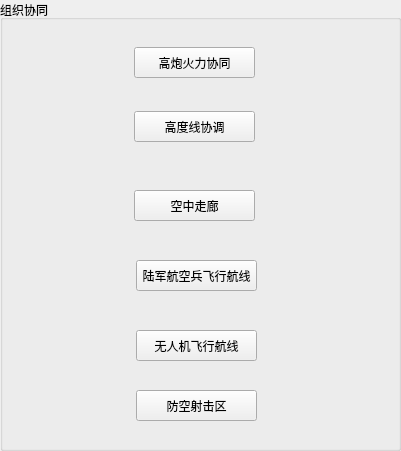
  <widget class="QGroupBox" name="groupBox_9">
   <property name="geometry">
    <rect>
     <x>1050</x>
     <y>360</y>
     <width>401</width>
     <height>451</height>
    </rect>
   </property>
   <property name="title">
    <string>组织协同</string>
   </property>
   <widget class="QComboBox" name="comboBox_21">
    <property name="geometry">
     <rect>
      <x>420</x>
      <y>20</y>
      <width>41</width>
      <height>31</height>
     </rect>
    </property>
    <item>
     <property name="text">
      <string>旅</string>
     </property>
    </item>
    <item>
     <property name="text">
      <string>师</string>
     </property>
    </item>
    <item>
     <property name="text">
      <string>团</string>
     </property>
    </item>
    <item>
     <property name="text">
      <string>营</string>
     </property>
    </item>
   </widget>
   <widget class="QLabel" name="label_60">
    <property name="geometry">
     <rect>
      <x>21</x>
      <y>30</y>
      <width>361</width>
      <height>61</height>
     </rect>
    </property>
    <property name="text">
     <string/>
    </property>
    <property name="pixmap">
     <pixmap>高炮火力协同示意图.PNG</pixmap>
    </property>
    <property name="scaledContents">
     <bool>true</bool>
    </property>
   </widget>
   <widget class="QLabel" name="label_61">
    <property name="geometry">
     <rect>
      <x>21</x>
      <y>100</y>
      <width>361</width>
      <height>61</height>
     </rect>
    </property>
    <property name="text">
     <string/>
    </property>
    <property name="pixmap">
     <pixmap>高度线协调示意图.PNG</pixmap>
    </property>
    <property name="scaledContents">
     <bool>true</bool>
    </property>
   </widget>
   <widget class="QLabel" name="label_62">
    <property name="geometry">
     <rect>
      <x>20</x>
      <y>170</y>
      <width>361</width>
      <height>61</height>
     </rect>
    </property>
    <property name="text">
     <string/>
    </property>
    <property name="pixmap">
     <pixmap>空中走廊示意图.PNG</pixmap>
    </property>
    <property name="scaledContents">
     <bool>true</bool>
    </property>
   </widget>
   <widget class="QLabel" name="label_63">
    <property name="geometry">
     <rect>
      <x>20</x>
      <y>240</y>
      <width>361</width>
      <height>61</height>
     </rect>
    </property>
    <property name="text">
     <string/>
    </property>
    <property name="pixmap">
     <pixmap>陆军航空兵飞行航线示意图.PNG</pixmap>
    </property>
    <property name="scaledContents">
     <bool>true</bool>
    </property>
   </widget>
   <widget class="QLabel" name="label_64">
    <property name="geometry">
     <rect>
      <x>20</x>
      <y>310</y>
      <width>361</width>
      <height>61</height>
     </rect>
    </property>
    <property name="text">
     <string/>
    </property>
    <property name="pixmap">
     <pixmap>无人机飞行航线示意图.PNG</pixmap>
    </property>
    <property name="scaledContents">
     <bool>true</bool>
    </property>
   </widget>
   <widget class="QLabel" name="label_65">
    <property name="geometry">
     <rect>
      <x>20</x>
      <y>380</y>
      <width>361</width>
      <height>61</height>
     </rect>
    </property>
    <property name="text">
     <string/>
    </property>
    <property name="pixmap">
     <pixmap>防空射击区示意图.PNG</pixmap>
    </property>
    <property name="scaledContents">
     <bool>true</bool>
    </property>
   </widget>
   <widget class="QPushButton" name="pushButton_18">
    <property name="geometry">
     <rect>
      <x>134</x>
      <y>47</y>
      <width>121</width>
      <height>31</height>
     </rect>
    </property>
    <property name="text">
     <string>高炮火力协同</string>
    </property>
   </widget>
   <widget class="QPushButton" name="pushButton_19">
    <property name="geometry">
     <rect>
      <x>134</x>
      <y>111</y>
      <width>121</width>
      <height>31</height>
     </rect>
    </property>
    <property name="text">
     <string>高度线协调</string>
    </property>
   </widget>
   <widget class="QPushButton" name="pushButton_20">
    <property name="geometry">
     <rect>
      <x>134</x>
      <y>190</y>
      <width>121</width>
      <height>31</height>
     </rect>
    </property>
    <property name="text">
     <string>空中走廊</string>
    </property>
   </widget>
   <widget class="QPushButton" name="pushButton_21">
    <property name="geometry">
     <rect>
      <x>136</x>
      <y>260</y>
      <width>121</width>
      <height>31</height>
     </rect>
    </property>
    <property name="text">
     <string>陆军航空兵飞行航线</string>
    </property>
   </widget>
   <widget class="QPushButton" name="pushButton_22">
    <property name="geometry">
     <rect>
      <x>136</x>
      <y>330</y>
      <width>121</width>
      <height>31</height>
     </rect>
    </property>
    <property name="text">
     <string>无人机飞行航线</string>
    </property>
   </widget>
   <widget class="QPushButton" name="pushButton_23">
    <property name="geometry">
     <rect>
      <x>136</x>
      <y>390</y>
      <width>121</width>
      <height>31</height>
     </rect>
    </property>
    <property name="text">
     <string>防空射击区</string>
    </property>
   </widget>
  </widget>
